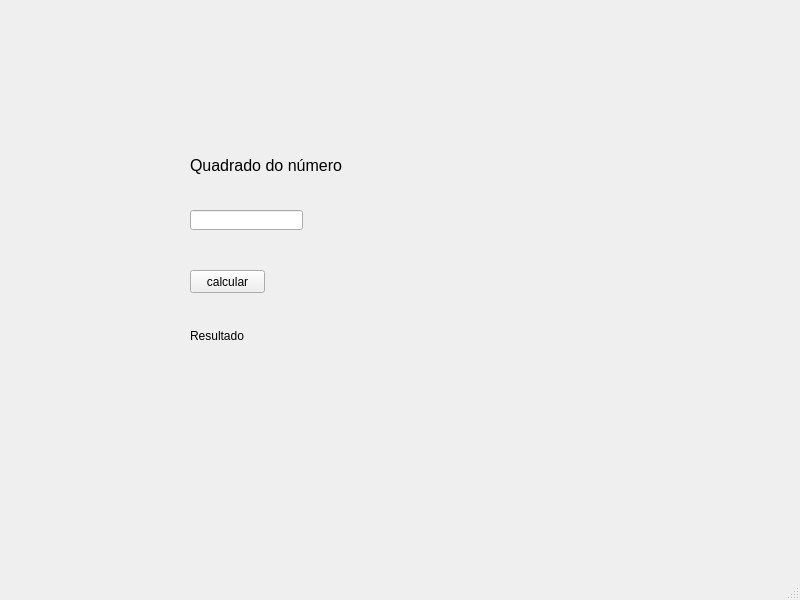
<?xml version="1.0" encoding="UTF-8"?>
<ui version="4.0">
 <class>MainWindow</class>
 <widget class="QMainWindow" name="MainWindow">
  <property name="geometry">
   <rect>
    <x>0</x>
    <y>0</y>
    <width>800</width>
    <height>600</height>
   </rect>
  </property>
  <property name="windowTitle">
   <string>MainWindow</string>
  </property>
  <widget class="QWidget" name="centralwidget">
   <widget class="QLabel" name="result">
    <property name="geometry">
     <rect>
      <x>190</x>
      <y>320</y>
      <width>391</width>
      <height>31</height>
     </rect>
    </property>
    <property name="text">
     <string>Resultado</string>
    </property>
   </widget>
   <widget class="QPushButton" name="btn">
    <property name="geometry">
     <rect>
      <x>190</x>
      <y>270</y>
      <width>75</width>
      <height>23</height>
     </rect>
    </property>
    <property name="text">
     <string>calcular</string>
    </property>
   </widget>
   <widget class="QLabel" name="label_2">
    <property name="geometry">
     <rect>
      <x>190</x>
      <y>150</y>
      <width>391</width>
      <height>31</height>
     </rect>
    </property>
    <property name="font">
     <font>
      <pointsize>12</pointsize>
     </font>
    </property>
    <property name="text">
     <string>Quadrado do número</string>
    </property>
   </widget>
   <widget class="QLineEdit" name="num">
    <property name="geometry">
     <rect>
      <x>190</x>
      <y>210</y>
      <width>113</width>
      <height>20</height>
     </rect>
    </property>
   </widget>
  </widget>
  <widget class="QMenuBar" name="menubar">
   <property name="geometry">
    <rect>
     <x>0</x>
     <y>0</y>
     <width>800</width>
     <height>21</height>
    </rect>
   </property>
  </widget>
  <widget class="QStatusBar" name="statusbar"/>
 </widget>
 <resources/>
 <connections/>
</ui>
